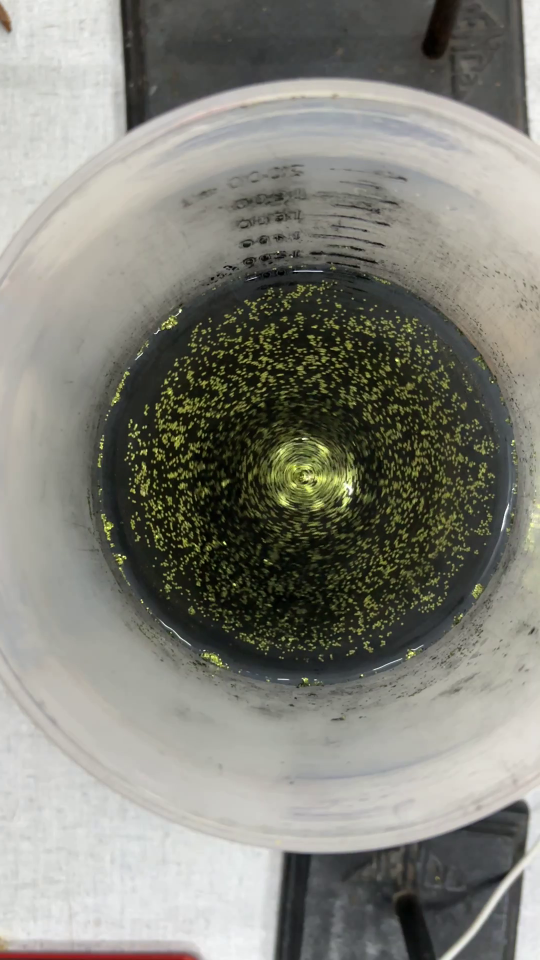
#> input picture 1_Fluidos/analisis/G/frames/frame_0001.png, 1080 x 1920 px, given in place of trayectoria3.MOV, which was not available (shown at 1/2 size)
$ jupyter execute trayectoria3_tracking.ipynb   (text cells are left out)
#> lines starting #> are read from the running program, lines starting #| are printed output that depends on the picture; after the words box and inside, x2 and y2 are one past the last pixel; in counts of white or black regions, pixels touching at a corner belong together; pictures that were not available may be replaced by others from this repository, and a replacement may not be noted
[cell 1]
# Si te falta alguna librería, corré ESTA celda una sola vez:
# %pip install opencv-python numpy pandas matplotlib

[cell 2]
from pathlib import Path
import math

import cv2
import numpy as np
import pandas as pd
import matplotlib.pyplot as plt

# ------------------------------------------------------------
# RUTAS
# ------------------------------------------------------------

VIDEO = Path(
    r"C:\Users\user\Desktop\Labo5\1_Fluidos\datos\crudos\trayectoria3.MOV"
)

CARPETA_SALIDA = Path(
    r"C:\Users\user\Desktop\Trayectoria3_resultados"
)

CARPETA_SALIDA.mkdir(parents=True, exist_ok=True)

CSV_SALIDA = CARPETA_SALIDA / "trayectoria3.csv"
VIDEO_SALIDA = CARPETA_SALIDA / "trayectoria3_seguimiento.mp4"

print("Video:", VIDEO)
print("Salida:", CARPETA_SALIDA)

[cell 3]
# ------------------------------------------------------------
# PARÁMETROS DE DETECCIÓN
# ------------------------------------------------------------

# Umbral HSV ajustado para la pelotita amarilla de trayectoria3.MOV
HSV_BAJO = np.array([18, 70, 100], dtype=np.uint8)
HSV_ALTO = np.array([45, 255, 255], dtype=np.uint8)

# Área aproximada admisible de objetos amarillos
AREA_MIN = 300
AREA_MAX = 2400

# Circularidad mínima
CIRCULARIDAD_MIN = 0.25

[cell 4]
def detectar_candidatos(frame):
    """Encuentra regiones amarillas aproximadamente circulares."""

    hsv = cv2.cvtColor(frame, cv2.COLOR_BGR2HSV)
    mask = cv2.inRange(hsv, HSV_BAJO, HSV_ALTO)

    # Limpieza de ruido
    mask = cv2.morphologyEx(
        mask,
        cv2.MORPH_OPEN,
        np.ones((3, 3), np.uint8),
    )

    mask = cv2.morphologyEx(
        mask,
        cv2.MORPH_CLOSE,
        np.ones((7, 7), np.uint8),
    )

    contornos, _ = cv2.findContours(
        mask,
        cv2.RETR_EXTERNAL,
        cv2.CHAIN_APPROX_SIMPLE,
    )

    candidatos = []

    for c in contornos:
        area = cv2.contourArea(c)

        if not (AREA_MIN <= area <= AREA_MAX):
            continue

        perimetro = cv2.arcLength(c, True)

        circularidad = (
            4 * math.pi * area / (perimetro**2 + 1e-12)
        )

        if circularidad < CIRCULARIDAD_MIN:
            continue

        M = cv2.moments(c)

        if M["m00"] == 0:
            continue

        x = M["m10"] / M["m00"]
        y = M["m01"] / M["m00"]

        candidatos.append(
            {
                "pos": np.array([x, y], dtype=float),
                "area": float(area),
                "circularidad": float(circularidad),
            }
        )

    return candidatos

[cell 5]
def obtener_trayectoria(video_path):
    cap = cv2.VideoCapture(str(video_path))

    if not cap.isOpened():
        raise RuntimeError(f"No pude abrir el video: {video_path}")

    fps = float(cap.get(cv2.CAP_PROP_FPS))
    n_frames = int(cap.get(cv2.CAP_PROP_FRAME_COUNT))
    ancho = int(cap.get(cv2.CAP_PROP_FRAME_WIDTH))
    alto = int(cap.get(cv2.CAP_PROP_FRAME_HEIGHT))

    print(f"FPS = {fps:.3f}")
    print(f"Frames = {n_frames}")
    print(f"Resolución = {ancho} x {alto}")

    centro_imagen = np.array(
        [ancho / 2, alto / 2],
        dtype=float,
    )

    iniciado = False
    pos_anterior = None
    velocidad_pred = np.zeros(2, dtype=float)
    misses = 0

    filas = []

    for i in range(n_frames):

        ok, frame = cap.read()

        if not ok:
            break

        candidatos = detectar_candidatos(frame)
        elegido = None

        # ----------------------------------------------------
        # INICIO DEL TRACKEO
        # ----------------------------------------------------
        if not iniciado:

            candidatos_inicio = []

            for c in candidatos:

                r = np.linalg.norm(
                    c["pos"] - centro_imagen
                )

                # En trayectoria3 la pelotita móvil aparece
                # dentro del recipiente, no sobre el borde.
                if (
                    120 < r < 350
                    and 500 < c["area"] < 1400
                ):
                    candidatos_inicio.append(c)

            if candidatos_inicio:

                elegido = min(
                    candidatos_inicio,
                    key=lambda c: np.linalg.norm(
                        c["pos"] - centro_imagen
                    ),
                )

                pos_anterior = elegido["pos"].copy()
                velocidad_pred[:] = 0
                iniciado = True
                misses = 0

        # ----------------------------------------------------
        # CONTINUACIÓN DEL TRACKEO
        # ----------------------------------------------------
        else:

            # Predicción de posición por velocidad constante
            pred = pos_anterior + velocidad_pred

            puntuados = []

            for c in candidatos:

                distancia = np.linalg.norm(
                    c["pos"] - pred
                )

                # Penaliza candidatos cuyo tamaño no se parece
                # al de la pelotita móvil.
                score = (
                    distancia
                    + 0.004 * abs(c["area"] - 850)
                )

                puntuados.append(
                    (score, distancia, c)
                )

            if puntuados:

                _, distancia, mejor = min(
                    puntuados,
                    key=lambda z: z[0],
                )

                # Ventana máxima de búsqueda.
                gate = (
                    90
                    if misses < 3
                    else min(220, 90 + 20 * misses)
                )

                if distancia < gate:
                    elegido = mejor

            if elegido is not None:

                nueva = elegido["pos"]

                vel_instantanea = (
                    nueva - pos_anterior
                )

                # Suavizado del predictor
                velocidad_pred = (
                    0.65 * velocidad_pred
                    + 0.35 * vel_instantanea
                )

                pos_anterior = nueva.copy()
                misses = 0

            else:

                misses += 1
                pos_anterior = pred.copy()

        # ----------------------------------------------------
        # GUARDAR RESULTADO DEL FRAME
        # ----------------------------------------------------
        if elegido is None:

            filas.append(
                {
                    "frame": i,
                    "t_video_s": i / fps,
                    "x_px": np.nan,
                    "y_px": np.nan,
                    "detectado": False,
                }
            )

        else:

            filas.append(
                {
                    "frame": i,
                    "t_video_s": i / fps,
                    "x_px": float(elegido["pos"][0]),
                    "y_px": float(elegido["pos"][1]),
                    "detectado": True,
                }
            )
#> this loop made 1 pass
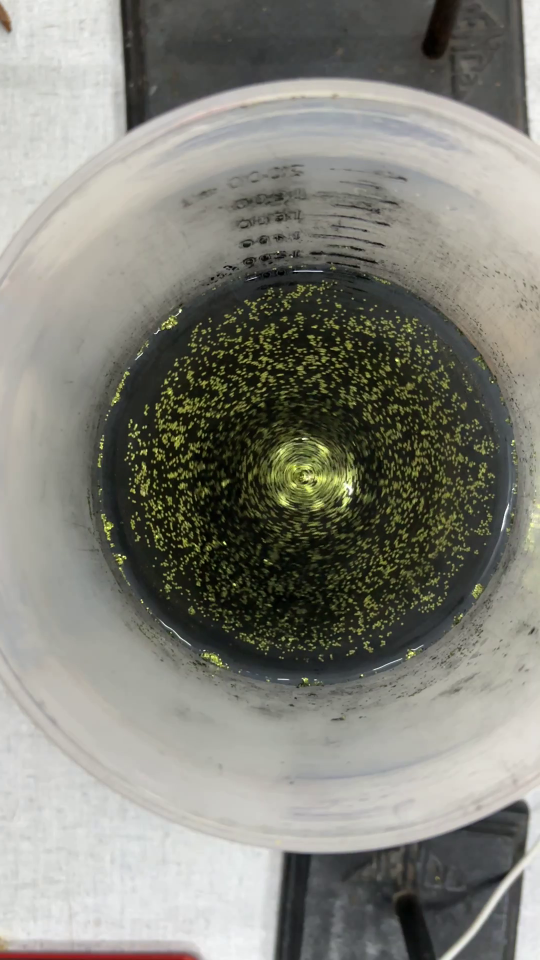
#> input picture 1_Fluidos/analisis/G/frames/frame_0001.png, 1080 x 1920 px, given in place of trayectoria3.MOV, which was not available (shown at 1/2 size)
#> pass 1, in detectar_candidatos, `mask = cv2.inRange(hsv, HSV_BAJO, HSV_ALTO)`:
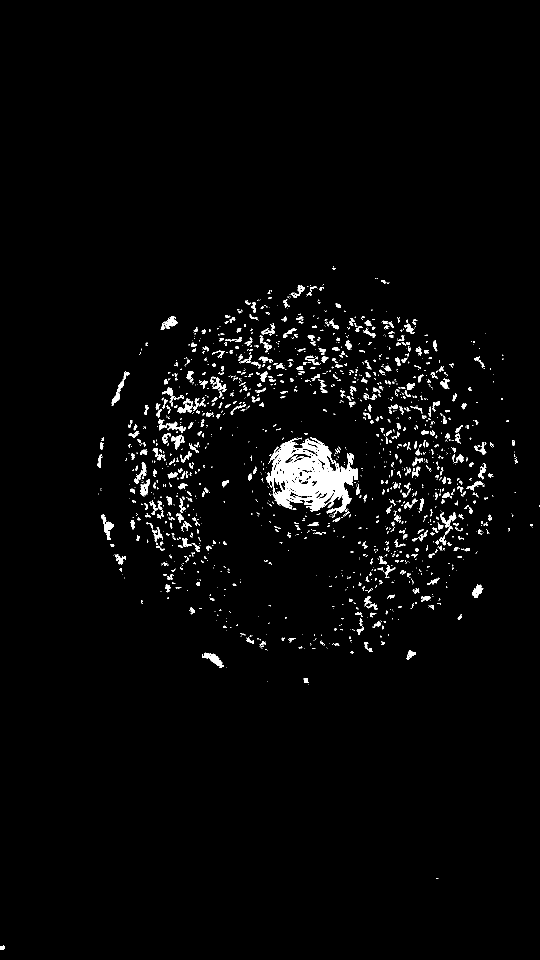
#> mask: shape (1920, 1080) (shown at 1/2 size); 2.5% white; 1824 white regions (1341 under 20 px), largest, box (x1, y1, x2, y2) and area: (533, 875, 716, 1030) 14840, (404, 1305, 448, 1336) 497, (202, 1028, 227, 1080) 488
#> pass 1, in detectar_candidatos, `mask = cv2.morphologyEx( mask, cv2.MORPH_OPEN, np.ones((3, 3), np.uint..`:
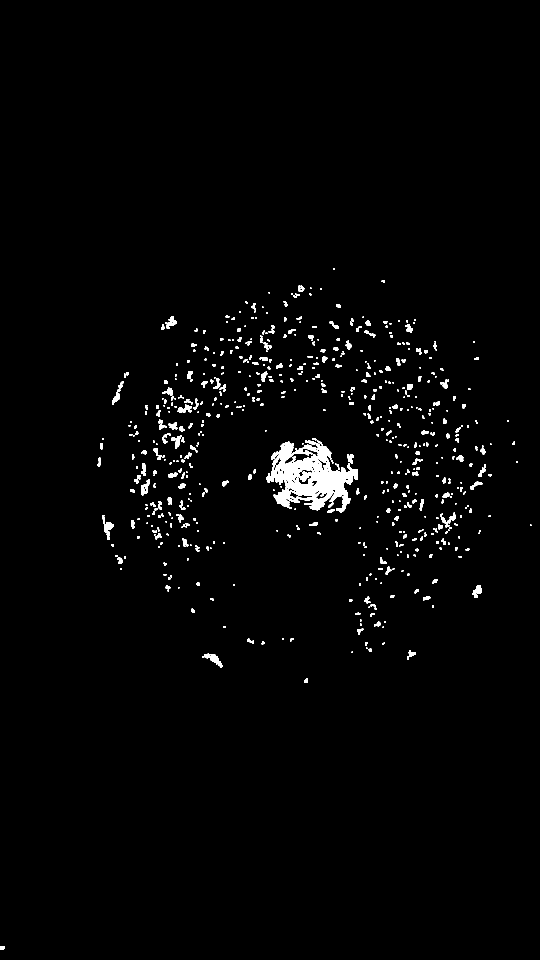
#> mask: shape (1920, 1080) (shown at 1/2 size); 1.8% white; 611 white regions (246 under 20 px), largest, box (x1, y1, x2, y2) and area: (533, 881, 716, 1025) 13404, (204, 1030, 227, 1080) 448, (421, 1308, 446, 1336) 332
#> pass 1, in detectar_candidatos, `mask = cv2.morphologyEx( mask, cv2.MORPH_CLOSE, np.ones((7, 7), np.uin..`:
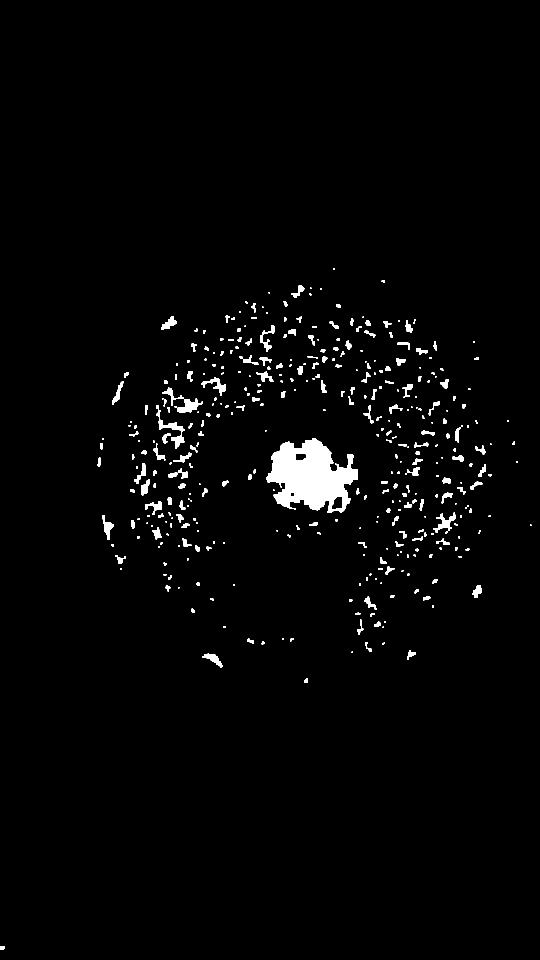
#> mask: shape (1920, 1080) (shown at 1/2 size); 2.1% white; 390 white regions (121 under 20 px), largest, box (x1, y1, x2, y2) and area: (533, 876, 716, 1026) 16754, (312, 810, 370, 898) 1019, (355, 797, 406, 826) 756
#> frame is the input picture: shape (1920, 1080, 3); mean B, G, R 121.5, 130.4, 130.3
#> after the loop, candidatos_inicio = 1 item; filas = 1 item; iniciado = True; velocidad_pred = [0, 0]

    cap.release()

    df = pd.DataFrame(filas)
#> df = table of 1 rows and 5 columns

    validos = df.index[df["detectado"]].tolist()
#> validos = [0]

    if not validos:
        raise RuntimeError(
            "No se detectó la pelotita amarilla."
        )

    # Elimina los frames anteriores a la primera detección
    primero = validos[0]
#> primero = 0

    df = (
        df.loc[primero:]
        .copy()
        .reset_index(drop=True)
    )

    # Interpolación solamente de huecos internos
    era_nan = (
        df[["x_px", "y_px"]]
        .isna()
        .any(axis=1)
    )

    df["x_px"] = df["x_px"].interpolate(
        limit_area="inside"
    )

    df["y_px"] = df["y_px"].interpolate(
        limit_area="inside"
    )

    df["interpolado"] = (
        era_nan
        & df[["x_px", "y_px"]]
        .notna()
        .all(axis=1)
    )

    frame_inicial = int(df.loc[0, "frame"])
#> frame_inicial = 0

    df["t_desde_deteccion_s"] = (
        df["frame"] - frame_inicial
    ) / fps

    # Coordenada cartesiana: y positivo hacia arriba
    df["y_cart_px"] = alto - df["y_px"]

    return df, fps, ancho, alto

[cell 6]
# ------------------------------------------------------------
# CORRER EL TRACKEO Y GUARDAR CSV
# ------------------------------------------------------------

df, fps, ancho, alto = obtener_trayectoria(VIDEO)
#> df = table of 1 rows and 8 columns; fps = 30; ancho = 1080; alto = 1920

df.to_csv(CSV_SALIDA, index=False)

print()
print("CSV guardado en:")
print(CSV_SALIDA)

print()
print("Cantidad de puntos:", len(df))
#| Cantidad de puntos: 1
print("Frames interpolados:", int(df["interpolado"].sum()))
#| Frames interpolados: 0

df.head()
#> Out = table of 1 rows and 8 columns

[cell 7]
# ------------------------------------------------------------
# VER LA TRAYECTORIA RÁPIDAMENTE
# ------------------------------------------------------------

plt.figure(figsize=(7, 7))

plt.plot(
    df["x_px"],
    df["y_cart_px"],
    "-",
    linewidth=1,
)

plt.scatter(
    df["x_px"].iloc[0],
    df["y_cart_px"].iloc[0],
    s=60,
    label="Inicio",
)

plt.scatter(
    df["x_px"].iloc[-1],
    df["y_cart_px"].iloc[-1],
    s=60,
    label="Final",
)

plt.xlabel("x [px]")
plt.ylabel("y [px]")
plt.title("Trayectoria de la pelotita amarilla")
plt.axis("equal")
plt.grid()
plt.legend()
plt.show()
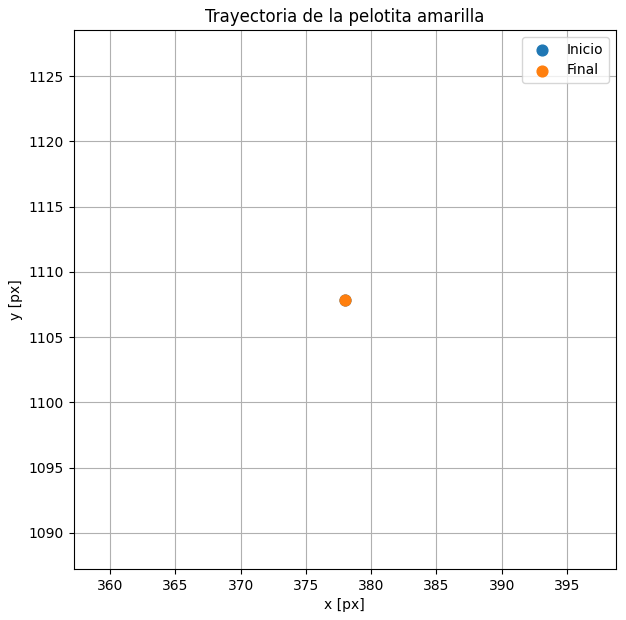
#> figure drawn by matplotlib, 1 panel

[cell 8]
def crear_video_seguimiento(
    video_path,
    df,
    fps,
    ancho,
    alto,
    salida_mp4,
):
#> called with fps = 30, ancho = 1080, alto = 1920
    cap = cv2.VideoCapture(str(video_path))

    if not cap.isOpened():
        raise RuntimeError(
            f"No pude reabrir el video: {video_path}"
        )

    fourcc = cv2.VideoWriter_fourcc(*"mp4v")

    writer = cv2.VideoWriter(
        str(salida_mp4),
        fourcc,
        fps,
        (ancho, alto),
    )

    if not writer.isOpened():
        raise RuntimeError(
            "No se pudo crear el video de salida."
        )

    posiciones = {
        int(row.frame): (
            float(row.x_px),
            float(row.y_px),
        )
        for row in df.itertuples()
        if (
            np.isfinite(row.x_px)
            and np.isfinite(row.y_px)
        )
    }

    historial = []

    # Muestra aproximadamente los últimos 2 segundos
    max_historial = max(
        1,
        int(round(2.0 * fps)),
    )
#> max_historial = 60

    i = 0

    while True:

        ok, frame = cap.read()

        if not ok:
            break

        if i in posiciones:

            x, y = posiciones[i]

            p = (
                int(round(x)),
                int(round(y)),
            )

            historial.append(p)

            if len(historial) > max_historial:
                historial.pop(0)

            # Dibuja la trayectoria reciente
            for j in range(1, len(historial)):

                cv2.line(
                    frame,
                    historial[j - 1],
                    historial[j],
                    (0, 255, 0),
                    3,
                )

            # Marca la pelotita
            cv2.circle(
                frame,
                p,
                30,
                (0, 0, 255),
                4,
            )

            cv2.circle(
                frame,
                p,
                4,
                (255, 255, 255),
                -1,
            )
#> frame: shape (1920, 1080, 3); mean B, G, R 121.5, 130.4, 130.4

            cv2.putText(
                frame,
                "pelotita",
                (p[0] + 35, p[1] - 20),
                cv2.FONT_HERSHEY_SIMPLEX,
                0.8,
                (0, 0, 255),
                2,
                cv2.LINE_AA,
            )
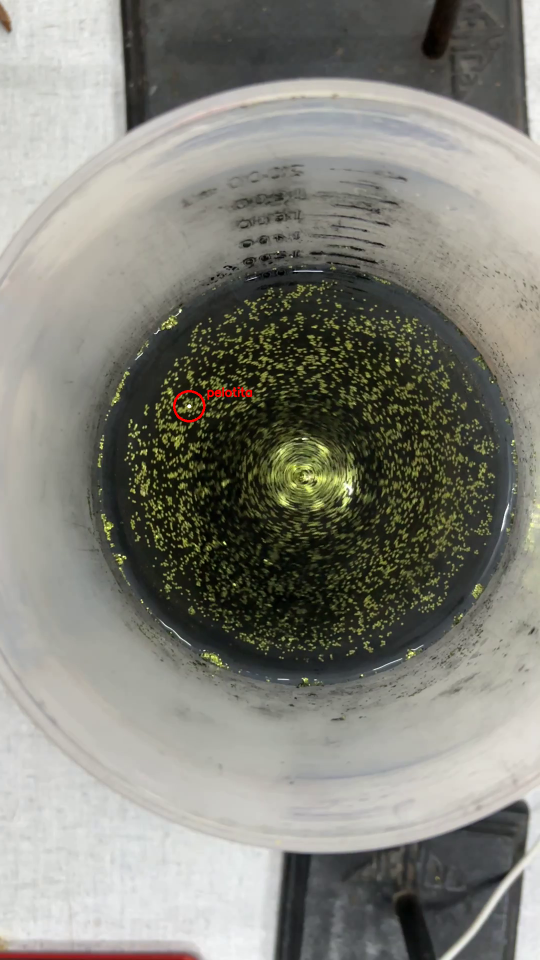
#> frame: shape (1920, 1080, 3) (shown at 1/2 size); mean B, G, R 121.5, 130.3, 130.5

        writer.write(frame)
        i += 1

    cap.release()
    writer.release()
